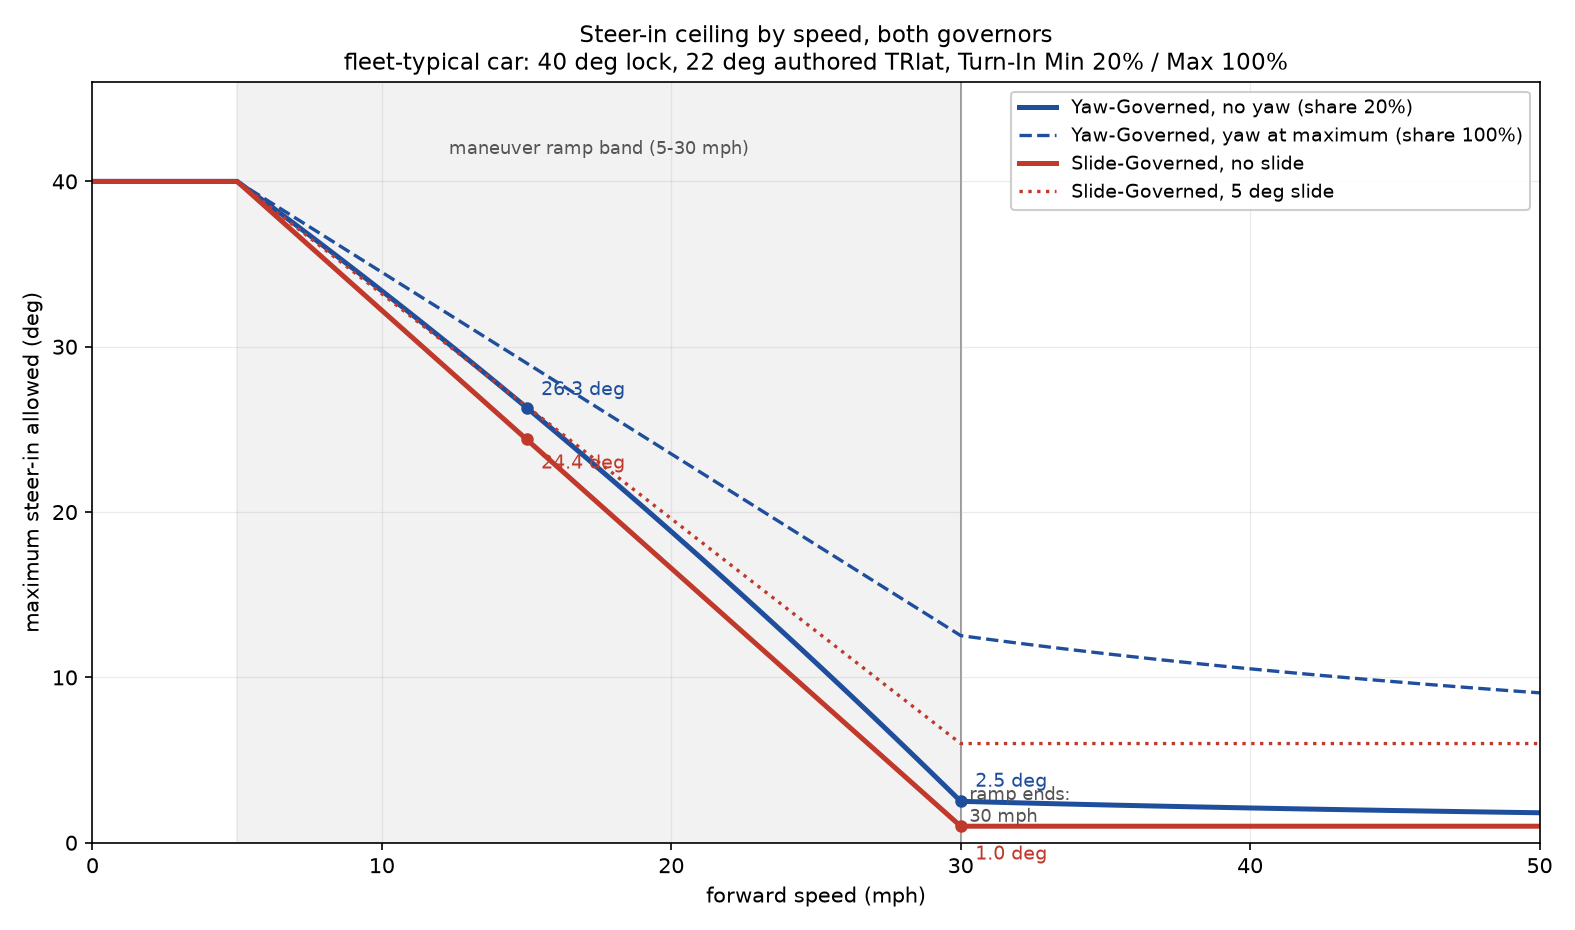

Source code (Python):
"""Steer-in ceiling by speed, both governors, mirroring Racer.cs.

Reproduces ApplySteerLimits with no slide and no damper term on the commanded side:
    Yaw-Governed   = min(ResolveSteerCeiling, maneuverRamp(min(base x yawShare, lock)))
    Slide-Governed = max(min(|slide| + 1, lock), maneuverRamp(...))

Assumes the fleet-typical car: lock 40 deg, authored LateralTractionCurve 22 deg,
Turn-In Minimum 20%, Turn-In Maximum 100%, no slide, no yaw, no damper bypass.

Run: python docs/steer-limit-modes.py
"""
import matplotlib
matplotlib.use("Agg")
import matplotlib.pyplot as plt

LOCK = 40.0
TRLAT = 22.0
PEAK_SHARE = 1.0 / 0.75
RAMP_START, RAMP_END = 5.0, 30.0
FREE_PLAY = 1.0
TURN_IN_MIN, TURN_IN_MAX = 0.20, 1.00
MPH = 0.44704
SPEEDS = [i * 0.5 for i in range(0, 101)]


def trlat_at_speed(v):
    return TRLAT / (1.0 + min(5.0, 0.1 * v))


def peak_ceiling(v):
    return min(trlat_at_speed(v) * PEAK_SHARE, LOCK)


def maneuver_ramp(mph, ceiling):
    if mph >= RAMP_END:
        return ceiling
    f = (RAMP_END - mph) / (RAMP_END - RAMP_START)
    f = max(0.0, min(1.0, f))
    return ceiling + f * (LOCK - ceiling)


def resolve_steer_ceiling(v):
    ceiling = peak_ceiling(v)
    mph = v / MPH
    if mph >= RAMP_END:
        return ceiling
    return max(ceiling, maneuver_ramp(mph, peak_ceiling(RAMP_END * MPH)))


def yaw_governed(mph, yaw_usage):
    v = mph * MPH
    if v <= 0.0:
        return LOCK
    base = resolve_steer_ceiling(v)
    share = TURN_IN_MIN + (TURN_IN_MAX - TURN_IN_MIN) * yaw_usage
    turn_in = maneuver_ramp(mph, min(base * share, LOCK))
    return min(base, turn_in)


def slide_governed(mph, slide_deg=0.0):
    v = mph * MPH
    if v <= 0.0:
        return LOCK
    ceiling = min(abs(slide_deg) + FREE_PLAY, LOCK)
    return max(ceiling, maneuver_ramp(mph, ceiling))


curves = [
    ("Yaw-Governed, no yaw (share 20%)", [yaw_governed(s, 0.0) for s in SPEEDS], "#1f4e9c", "-", 2.4),
    ("Yaw-Governed, yaw at maximum (share 100%)", [yaw_governed(s, 1.0) for s in SPEEDS], "#1f4e9c", "--", 1.6),
    ("Slide-Governed, no slide", [slide_governed(s) for s in SPEEDS], "#c0392b", "-", 2.4),
    ("Slide-Governed, 5 deg slide", [slide_governed(s, 5.0) for s in SPEEDS], "#c0392b", ":", 1.6),
]

fig, ax = plt.subplots(figsize=(10.5, 6.2), dpi=150)
ax.axvspan(RAMP_START, RAMP_END, color="#000000", alpha=0.05, zorder=0)
ax.text(17.5, 41.4, "maneuver ramp band (5-30 mph)", ha="center", va="bottom", fontsize=8.5, color="#555555")

for label, ys, colour, style, width in curves:
    ax.plot(SPEEDS, ys, style, color=colour, linewidth=width, label=label)

for s, colour in ((30.0, "#555555"),):
    ax.axvline(s, color=colour, linewidth=0.8, alpha=0.6, zorder=0)
ax.text(30.3, 0.9, "ramp ends:\n30 mph", fontsize=8.5, color="#555555", va="bottom")

marks = [(15, yaw_governed(15, 0.0), "#1f4e9c", (7, 6)), (30, yaw_governed(30, 0.0), "#1f4e9c", (7, 7)),
         (15, slide_governed(15), "#c0392b", (7, -14)), (30, slide_governed(30), "#c0392b", (7, -16))]
for x, y, colour, offset in marks:
    ax.plot([x], [y], "o", color=colour, markersize=5)
    ax.annotate(f"{y:.1f} deg", (x, y), textcoords="offset points", xytext=offset, fontsize=9, color=colour)

ax.set_xlim(0, 50)
ax.set_ylim(0, 46)
ax.set_xlabel("forward speed (mph)")
ax.set_ylabel("maximum steer-in allowed (deg)")
ax.set_title("Steer-in ceiling by speed, both governors\nfleet-typical car: 40 deg lock, 22 deg authored TRlat, Turn-In Min 20% / Max 100%", fontsize=11)
ax.grid(alpha=0.25, linewidth=0.6)
ax.legend(loc="upper right", fontsize=9, framealpha=0.95)
fig.tight_layout()
fig.savefig("docs/steer-limit-modes.png", facecolor="white")

print(f"{'mph':>5} {'yaw 20%':>9} {'yaw 100%':>9} {'slide 0':>9} {'slide 5':>9}")
for s in range(0, 51, 5):
    print(f"{s:>5} {yaw_governed(s, 0.0):>9.2f} {yaw_governed(s, 1.0):>9.2f} {slide_governed(s):>9.2f} {slide_governed(s, 5.0):>9.2f}")
